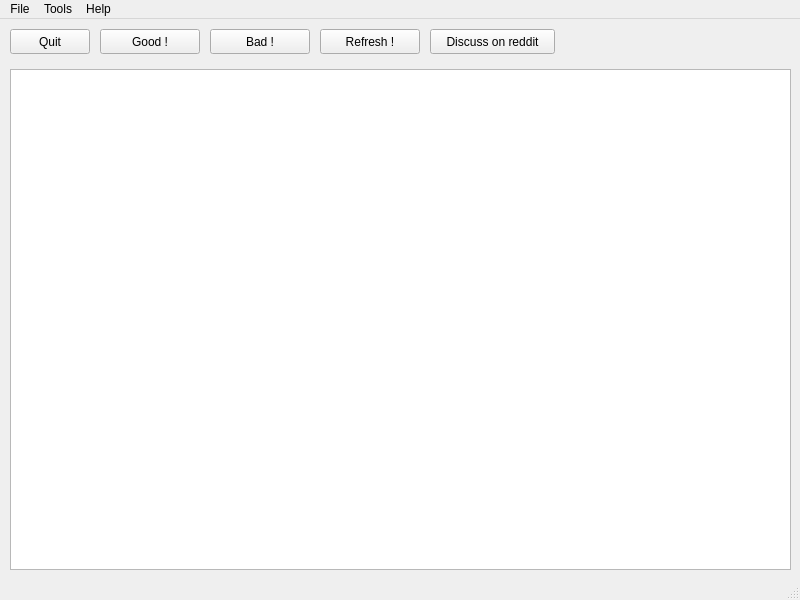
<ui version="4.0" >
 <class>MainWindow</class>
 <widget class="QMainWindow" name="MainWindow" >
  <property name="geometry" >
   <rect>
    <x>0</x>
    <y>0</y>
    <width>800</width>
    <height>600</height>
   </rect>
  </property>
  <property name="windowTitle" >
   <string>KolmoGNUS - intelligent feed reader</string>
  </property>
  <widget class="QWidget" name="centralwidget" >
   <widget class="QToolButton" name="GoodBtn" >
    <property name="geometry" >
     <rect>
      <x>100</x>
      <y>10</y>
      <width>100</width>
      <height>25</height>
     </rect>
    </property>
    <property name="text" >
     <string>Good !</string>
    </property>
    <property name="shortcut" >
     <string>Ctrl+L, Ctrl+S</string>
    </property>
   </widget>
   <widget class="QToolButton" name="BadBtn" >
    <property name="geometry" >
     <rect>
      <x>210</x>
      <y>10</y>
      <width>100</width>
      <height>25</height>
     </rect>
    </property>
    <property name="text" >
     <string>Bad !</string>
    </property>
    <property name="shortcut" >
     <string>Ctrl+D</string>
    </property>
   </widget>
   <widget class="QPushButton" name="RefreshBtn" >
    <property name="geometry" >
     <rect>
      <x>320</x>
      <y>10</y>
      <width>100</width>
      <height>25</height>
     </rect>
    </property>
    <property name="text" >
     <string>Refresh !</string>
    </property>
    <property name="shortcut" >
     <string>F5</string>
    </property>
   </widget>
   <widget class="QToolButton" name="RedditBtn" >
    <property name="geometry" >
     <rect>
      <x>430</x>
      <y>10</y>
      <width>125</width>
      <height>25</height>
     </rect>
    </property>
    <property name="text" >
     <string>Discuss on reddit</string>
    </property>
   </widget>
   <widget class="QPushButton" name="QuitBtn" >
    <property name="geometry" >
     <rect>
      <x>10</x>
      <y>10</y>
      <width>80</width>
      <height>25</height>
     </rect>
    </property>
    <property name="text" >
     <string>Quit</string>
    </property>
    <property name="shortcut" >
     <string>Ctrl+Q</string>
    </property>
   </widget>
   <widget class="QListWidget" name="FeedList" >
    <property name="geometry" >
     <rect>
      <x>10</x>
      <y>50</y>
      <width>781</width>
      <height>501</height>
     </rect>
    </property>
   </widget>
  </widget>
  <widget class="QMenuBar" name="menubar" >
   <property name="geometry" >
    <rect>
     <x>0</x>
     <y>0</y>
     <width>800</width>
     <height>25</height>
    </rect>
   </property>
   <widget class="QMenu" name="menuFile" >
    <property name="title" >
     <string>File</string>
    </property>
    <addaction name="actionQuit" />
   </widget>
   <widget class="QMenu" name="menuTools" >
    <property name="title" >
     <string>Tools</string>
    </property>
    <addaction name="actionManually_train_filter" />
    <addaction name="actionShow_filter_info" />
   </widget>
   <widget class="QMenu" name="menuHelp" >
    <property name="title" >
     <string>Help</string>
    </property>
    <addaction name="actionAbout" />
   </widget>
   <addaction name="menuFile" />
   <addaction name="menuTools" />
   <addaction name="menuHelp" />
  </widget>
  <widget class="QStatusBar" name="statusbar" />
  <action name="actionAbout" >
   <property name="text" >
    <string>About</string>
   </property>
  </action>
  <action name="actionQuit" >
   <property name="text" >
    <string>Quit</string>
   </property>
   <property name="shortcut" >
    <string>Ctrl+Q</string>
   </property>
  </action>
  <action name="actionManually_train_filter" >
   <property name="text" >
    <string>Manually train filter</string>
   </property>
  </action>
  <action name="actionShow_filter_info" >
   <property name="text" >
    <string>Show filter info</string>
   </property>
  </action>
 </widget>
 <resources/>
 <connections>
  <connection>
   <sender>QuitBtn</sender>
   <signal>clicked()</signal>
   <receiver>MainWindow</receiver>
   <slot>close()</slot>
   <hints>
    <hint type="sourcelabel" >
     <x>49</x>
     <y>47</y>
    </hint>
    <hint type="destinationlabel" >
     <x>399</x>
     <y>299</y>
    </hint>
   </hints>
  </connection>
  <connection>
   <sender>actionQuit</sender>
   <signal>activated()</signal>
   <receiver>MainWindow</receiver>
   <slot>close()</slot>
   <hints>
    <hint type="sourcelabel" >
     <x>-1</x>
     <y>-1</y>
    </hint>
    <hint type="destinationlabel" >
     <x>399</x>
     <y>299</y>
    </hint>
   </hints>
  </connection>
 </connections>
</ui>
